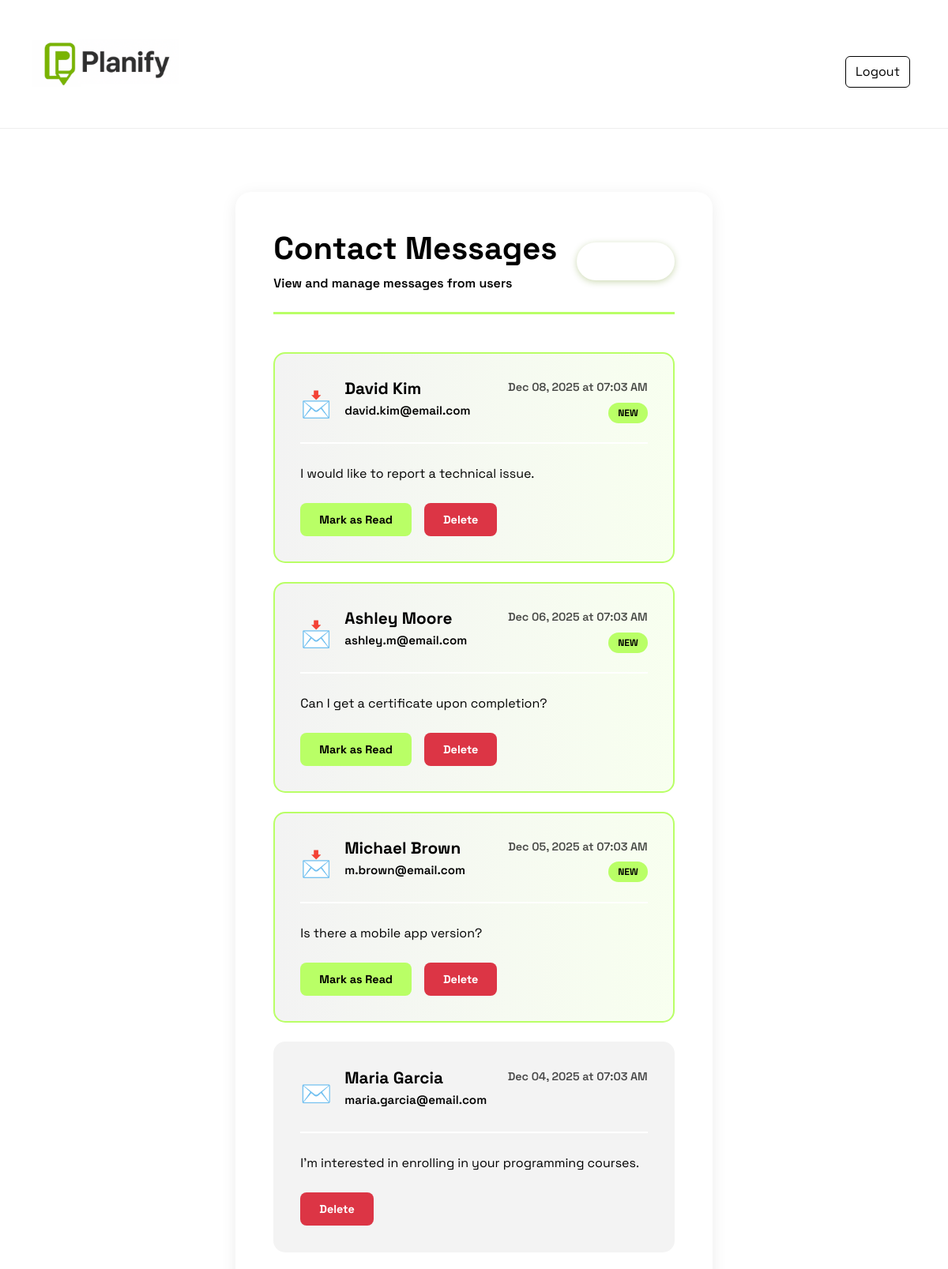
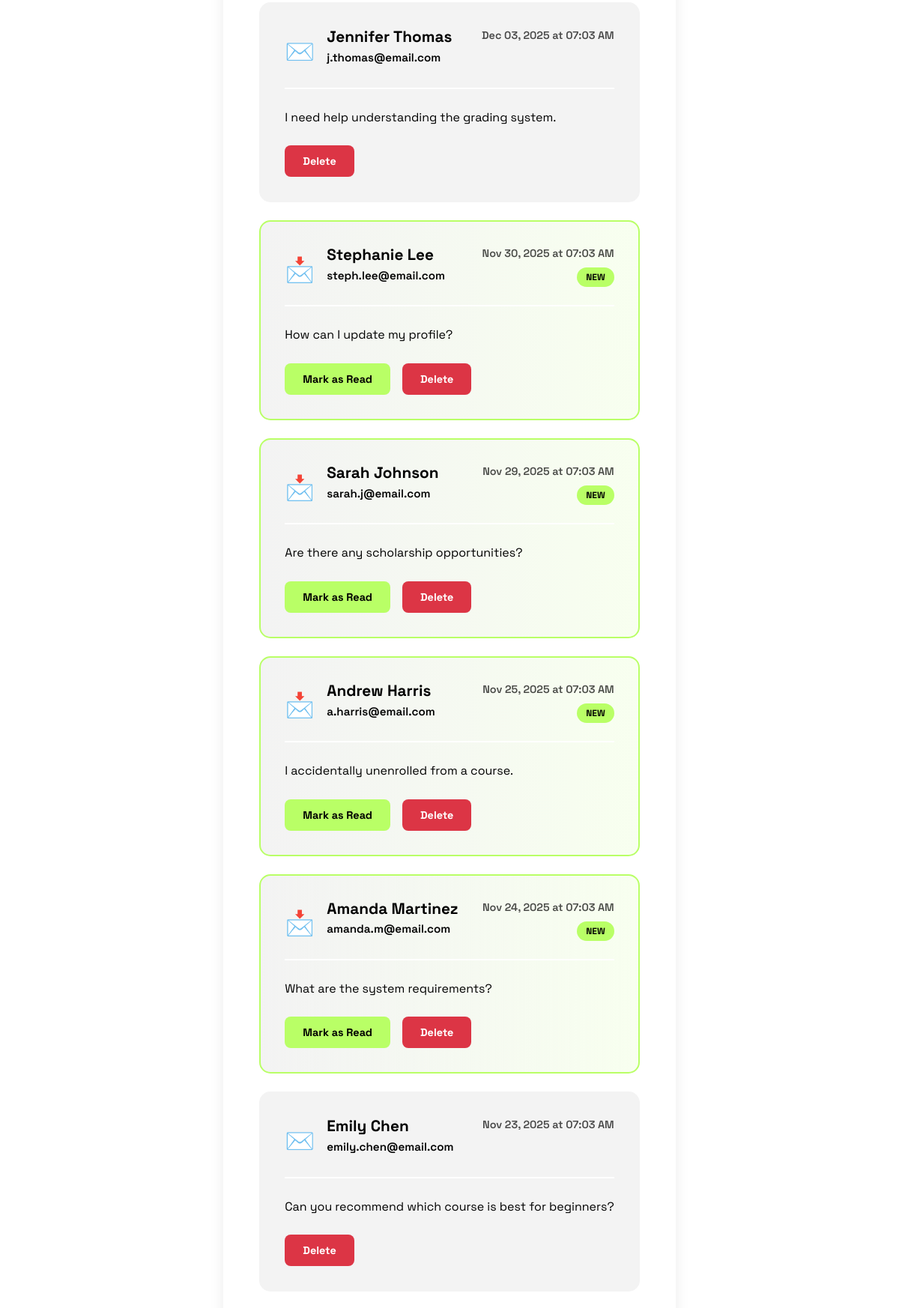
/admin/messages (signed in, upper part), run on the app's committed database (2 pictures, top to bottom).
### models.py (models this page shows, shortened)
class ContactMessage(db.Model):
    id = db.Column(db.Integer, primary_key=True)
    name = db.Column(db.String(100), nullable=True)
    email = db.Column(db.String(120), nullable=False)
    message = db.Column(db.Text, nullable=False)
    created_at = db.Column(db.DateTime, default=datetime.utcnow)
    is_read = db.Column(db.Boolean, default=False)

### routes.py (the view)
@app.route('/admin/messages')
@login_required
def admin_messages():
    if current_user.role != 'admin':
        flash("Access denied.", "error")
        return redirect(url_for('home'))
    from models import ContactMessage
    messages = ContactMessage.query.order_by(ContactMessage.created_at.desc()).all()
    unread_count = ContactMessage.query.filter_by(is_read=False).count()
    return render_template('admin_messages.html', messages=messages, unread_count=unread_count)

### app.py (called while the page is built)
@login_manager.user_loader
def load_user(user_id):
    return User.query.get(int(user_id))

### templates/admin_messages.html (shortened to what this page needs)
{% extends "base.html" %}
{% block content %}
<div class="admin-messages-container">
    <div class="messages-header">
        <div>
            <h1>Contact Messages</h1>
            <p class="header-subtitle">View and manage messages from users</p>
        </div>
        <div class="unread-badge">
        </div>
    </div>
    {% if messages %}
        <div class="messages-list">
            {% for message in messages %}
            <div class="message-card {% if not message.is_read %}unread{% endif %}">
                <div class="message-header">
                    <div class="sender-info">
                        <span class="sender-icon">{% if message.is_read %}✉️{% else %}📩{% endif %}</span>
                        <div>
                            <h3>{{ message.name or 'Anonymous' }}</h3>
                            <p class="sender-email">{{ message.email }}</p>
                        </div>
                    </div>
                    <div class="message-meta">
                        <span class="message-date">{{ message.created_at.strftime('%b %d, %Y at %I:%M %p') }}</span>
                        {% if not message.is_read %}
                            <span class="new-badge">NEW</span>
                        {% endif %}
                    </div>
                </div>
                <div class="message-body">
                    <p>{{ message.message }}</p>
                </div>
                <div class="message-actions">
                    {% if not message.is_read %}
                        <form method="POST" action="{{ url_for('mark_message_read', message_id=message.id) }}" style="display:inline;">
                            <button type="submit" class="btn-mark-read">Mark as Read</button>
                        </form>
                    {% endif %}
                    <form method="POST" action="{{ url_for('delete_message', message_id=message.id) }}"
                          onsubmit="return confirm('Are you sure you want to delete this message?');"
                          style="display:inline;">
                        <button type="submit" class="btn-delete">Delete</button>
                    </form>
                </div>
            </div>
            {% endfor %}
        </div>
    {% else %}
        <div class="empty-messages">
            <div class="empty-icon">📬</div>
            <h3>No Messages Yet</h3>
            <p>You haven't received any contact messages.</p>
        </div>
    {% endif %}
</div>
{% endblock %}

### data on the page
ContactMessage: name "David Kim", email "david.kim@email.com", created_at "Dec 08, 2025 at 07:03 AM", is_read "NEW", message "I would like to report a technical issue."
ContactMessage: name "Ashley Moore", email "ashley.m@email.com", created_at "Dec 06, 2025 at 07:03 AM", is_read "NEW", message "Can I get a certificate upon completion?"
ContactMessage: name "Michael Brown", email "m.brown@email.com", created_at "Dec 05, 2025 at 07:03 AM", is_read "NEW", message "Is there a mobile app version?"
ContactMessage: name "Maria Garcia", email "maria.garcia@email.com", created_at "Dec 04, 2025 at 07:03 AM", message "I'm interested in enrolling in your programming courses."
ContactMessage: name "Jennifer Thomas", email "j.thomas@email.com", created_at "Dec 03, 2025 at 07:03 AM", message "I need help understanding the grading system."
ContactMessage: name "Stephanie Lee", email "steph.lee@email.com", created_at "Nov 30, 2025 at 07:03 AM", is_read "NEW", message "How can I update my profile?"
ContactMessage: name "Sarah Johnson", email "sarah.j@email.com", created_at "Nov 29, 2025 at 07:03 AM", is_read "NEW", message "Are there any scholarship opportunities?"
ContactMessage: name "Andrew Harris", email "a.harris@email.com", created_at "Nov 25, 2025 at 07:03 AM", is_read "NEW", message "I accidentally unenrolled from a course."
ContactMessage: name "Amanda Martinez", email "amanda.m@email.com", created_at "Nov 24, 2025 at 07:03 AM", is_read "NEW", message "What are the system requirements?"
ContactMessage: name "Emily Chen", email "emily.chen@email.com", created_at "Nov 23, 2025 at 07:03 AM", message "Can you recommend which course is best for beginners?"
